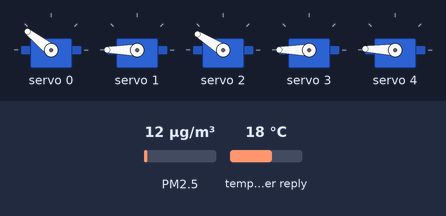
A sketch run on a simulated ESP8266 (NodeMCU). On the bench: 5 × servo. Inputs (shaded band) come from the test bench; at power-on: PM2.5 12 µg/m³, temperature in the weather reply 18 °C. WiFi joins after 1.5 s; servers stay silent unless stated; random numbers use the default seed unless the sketch sets one; no MQTT or app messages arrive unless stated; web services answer with replies made up by the test bench; what the sketch prints to the serial monitor is not drawn.

Above: at 2.7 s.
2.8 s: PM2.5 set to 6 µg/m³
At 4.3 s:
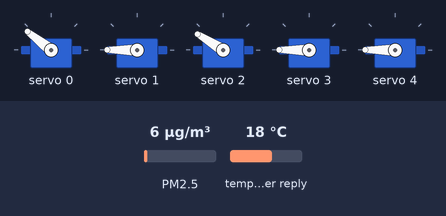
5.0 s: PM2.5 set to 150 µg/m³
At 6.4 s:
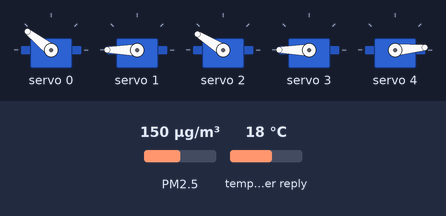
7.5 s: PM2.5 set to 75 µg/m³
At 8.9 s:
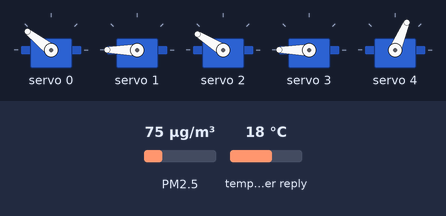
Timing chart, 0 to 10.5 s (numbered marks = the images above; inputs shaded):
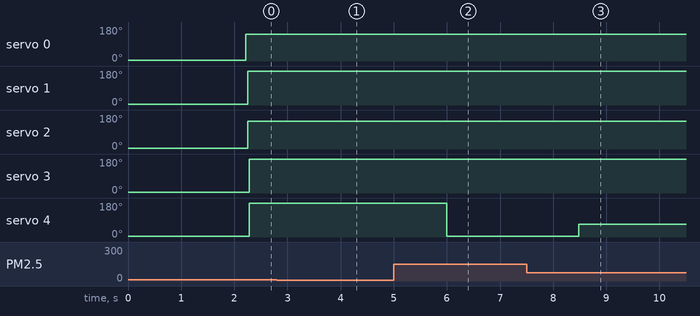

The sketch:

PhysicalDevice_Final.ino
```cpp
  #include <ESP8266WiFi.h>
#include <ESP8266HTTPClient.h>
#include <Arduino_JSON.h>
#include "secret.h"
#include <PubSubClient.h>

#include "Wire.h"
#include "Adafruit_PWMServoDriver.h"
Adafruit_PWMServoDriver pwm = Adafruit_PWMServoDriver(0x40);

#define MIN_PULSE_WIDTH 600
#define MAX_PULSE_WIDTH 2600
#define FREQUENCY 50

const char* ssid = SECRET_SSID;
const char* password = SECRET_PASS;
String apikey = SECRET_API;
const char* mqtt_server = SECRET_MQTTURL;
const char* mqttuser = SECRET_MQTTUSER;
const char* mqttpass = SECRET_MQTTPASS;

String Londonlat = "51.531307";
String Londonlon = "-0.117306";
//String HKlat = "22.302711";
//String HKlon = "114.177216";
String Jinanlat = "36.6667";
String Jinanlon = "116.9833";
String lat = "51.531307";
String lon = "-0.117306";

int AQIVal;
double NO2Val;
double O3Val;
double pm10Val;
double pm25Val;

// THE DEFAULT TIMER IS SET TO 10 SECONDS FOR TESTING PURPOSES
// For a final application, check the API call limits per hour/minute to avoid getting blocked/banned
unsigned long lastTime = 0;
// Timer set to 10 minutes
unsigned long timerDelay = 600000;
int Firsttime = 0;

String jsonBuffer;

#include <Servo.h>
Servo AQIservo;
Servo NO2servo;
Servo O3servo;
Servo pm10servo;
Servo pm25servo;

WiFiClient espClient;
PubSubClient client(espClient);
long lastMsg = 0;
char msg[50];
int value = 0;

void setup() {
  Serial.begin(9600);

  //Set the motors
  pwm.begin();
  pwm.setPWMFreq(FREQUENCY);

  pwm.setPWM(0, 0, pulseWidth(0)); //AQI
  pwm.setPWM(1, 0, pulseWidth(0)); //NO2
  pwm.setPWM(2, 0, pulseWidth(0)); //O3
  pwm.setPWM(3, 0, pulseWidth(0)); //PM10
  pwm.setPWM(4, 0, pulseWidth(0)); //PM2.5

  //connect to wifi
  startWifi();

  //Connect to MQTT
  client.setServer(mqtt_server, 1884);
  client.setCallback(callback);
  Serial.println("Timer set to 10 seconds (timerDelay variable), it will take 10 seconds before publishing the first reading.");
}

int pulseWidth(int angle) {
  int pulse_wide, analog_value;
  pulse_wide = map(angle, 0, 180, MIN_PULSE_WIDTH, MAX_PULSE_WIDTH);
  analog_value = int(float(pulse_wide) / 1000000 * FREQUENCY * 4096);
  return analog_value;
}

void loop() {
    while (WiFi.status() != WL_CONNECTED) {
    delay(500);
    Serial.print(".");
  }
    if (!client.connected()) {
    reconnect();
  }
  client.loop();
  // Send an HTTP GET request
  if ((millis() - lastTime) > timerDelay || Firsttime == 0) {
    // Check WiFi connection status
    if (WiFi.status() == WL_CONNECTED) {
      Firsttime == 1;
      //      String serverPath = "http://api.openweathermap.org/data/2.5/air_pollution?lat=51.531307&lon=-0.117306&appid=61b50eaef776915a03310a03116c54df";
      String serverPath = "http://api.openweathermap.org/data/2.5/air_pollution?lat=" + lat + "&lon=" + lon + "&appid=" + apikey;
      jsonBuffer = httpGETRequest(serverPath.c_str());
      Serial.println(jsonBuffer);
      JSONVar myObject = JSON.parse(jsonBuffer);

      // JSON.typeof(jsonVar) can be used to get the type of the var
      if (JSON.typeof(myObject) == "undefined") {
        Serial.println("Parsing input failed!");
        return;
      }

      //extract data from JSON object
      AQIVal = myObject["list"][0]["main"]["aqi"];
      NO2Val = myObject["list"][0]["components"]["no2"];
      O3Val = myObject["list"][0]["components"]["o3"];
      pm10Val = myObject["list"][0]["components"]["pm10"];
      pm25Val = myObject["list"][0]["components"]["pm2_5"];

      Serial.print("JSON object = ");
      Serial.println(myObject);
      Serial.print("AQI: ");
      Serial.println(AQIVal);
      Serial.print("NO2: ");
      Serial.println(NO2Val);
      Serial.print("O3: ");
      Serial.println(O3Val);
      Serial.print("PM10: ");
      Serial.println(pm10Val);
      Serial.print("PM2.5: ");
      Serial.println(pm25Val);

//      sendMQTT();

      //convert values into motor angles
      int AQIangle = map(round(AQIVal), 1, 5, 165, 15);
      int NO2angle = map(constrain(round(NO2Val), 0, 400), 0, 400, 180, 0);
      int O3angle = map(constrain(round(O3Val), 0, 240), 0, 240, 180, 0);
      int pm10angle = map(constrain(round(pm10Val), 0, 180), 0, 180, 180, 0);
      int pm25angle = map(constrain(round(pm25Val), 0, 110), 0, 110, 180, 0);


      //turn the motor
      //AQI
      pwm.setPWM(0, 0, pulseWidth(AQIangle));
      Serial.print("AQI Angle: ");
      Serial.println(AQIangle);
      //NO2
      pwm.setPWM(1, 0, pulseWidth(NO2angle));
      Serial.print("NO2 Angle: ");
      Serial.println(NO2angle);
      //O3
      pwm.setPWM(2, 0, pulseWidth(O3angle));
      Serial.print("O3 Angle: ");
      Serial.println(O3angle);
      //pm10
      pwm.setPWM(3, 0, pulseWidth(pm10angle));
      Serial.print("pm10 Angle: ");
      Serial.println(pm10angle);
      //pm25
      pwm.setPWM(4, 0, pulseWidth(pm25angle));
      Serial.print("pm25 Angle: ");
      Serial.println(pm25angle);


    }
    else {
      Serial.println("WiFi Disconnected");
    }
    lastTime = millis();
  }
}

void startWifi() {
  // We start by connecting to a WiFi network
  Serial.println();
  Serial.print("Connecting to ");
  Serial.println(ssid);
  WiFi.begin(ssid, password);

  // check to see if connected and wait until you are
  while (WiFi.status() != WL_CONNECTED) {
    delay(500);
    Serial.print(".");
  }
  Serial.println("");
  Serial.println("WiFi connected");
  Serial.print("IP address: ");
  Serial.println(WiFi.localIP());
}

String httpGETRequest(const char* serverName) {
  WiFiClient client;
  HTTPClient http;

  // Your IP address with path or Domain name with URL path
  http.begin(client, serverName);

  // Send HTTP POST request
  int httpResponseCode = http.GET();

  String payloadhttp = "{}";

  if (httpResponseCode > 0) {
    Serial.print("HTTP Response code: ");
    Serial.println(httpResponseCode);
    payloadhttp = http.getString();
  }
  else {
    Serial.print("Error code: ");
    Serial.println(httpResponseCode);
  }
  // Free resources
  http.end();

  return payloadhttp;
}

//void sendMQTT() {
//
//  if (!client.connected()) {
//    reconnect();
//  }
//  client.loop();
//  snprintf (msg, 50, "%i", AQIVal);
//  Serial.print("Publish message: ");
//  Serial.println(msg);
//  client.publish("student/CASA0019/group1/API/AQI", msg);
//
//  snprintf (msg, 50, "%.2f", NO2Val);
//  Serial.print("Publish message: ");
//  Serial.println(msg);
//  client.publish("student/CASA0019/group1/API/NO2", msg);
//
//  snprintf (msg, 50, "%.2f", O3Val);
//  Serial.print("Publish message: ");
//  Serial.println(msg);
//  client.publish("student/CASA0019/group1/API/O3", msg);
//
//  snprintf (msg, 50, "%.2f", pm10Val);
//  Serial.print("Publish message: ");
//  Serial.println(msg);
//  client.publish("student/CASA0019/group1/API/pm10", msg);
//
//  snprintf (msg, 50, "%.2f", pm25Val);
//  Serial.print("Publish message: ");
//  Serial.println(msg);
//  client.publish("student/CASA0019/group1/API/pm25", msg);
//}

void callback(char* topic, byte* payload, unsigned int length) {
  Serial.print("Message arrived [");
  Serial.print(topic);
  Serial.print("] ");
  for (int i = 0; i < length; i++) {
    Serial.print((char)payload[i]);
  }
  Serial.println();

  if ((char)payload[0] == '1') {
    Serial.println("Payload: TowerBridge_Clicked");
    lat = Londonlat;
    lon = Londonlon;
  } else if ((char)payload[0] == '2') {
    Serial.println("Payload: LondonEye_Clicked");
    lat = Jinanlat;
    lon = Jinanlon;
  }

}

void reconnect() {
  // Loop until we're reconnected
  while (!client.connected()) {
    Serial.print("Attempting MQTT connection...");
    // Create a random client ID
    String clientId = "ESP8266Client-";
    clientId += String(random(0xffff), HEX);
    // Attempt to connect
    if (client.connect(clientId.c_str(), mqttuser, mqttpass)) {
      Serial.println("connected");
      // ... and resubscribe
      client.subscribe("student/CASA0019/group1/App");
    } else {
      Serial.print("failed, rc=");
      Serial.print(client.state());
      Serial.println(" try again in 5 seconds");
      // Wait 5 seconds before retrying
      delay(100);
    }
  }
}
```

secret.h
```cpp
//#define SECRET_SSID "CE-Hub"
//#define SECRET_PASS "()c454,w1f1"

#define SECRET_SSID "AC-Flip-5G"
#define SECRET_PASS "qnru2630"

#define SECRET_API "61b50eaef776915a03310a03116c54df"
#define SECRET_MQTTUSER "student"
#define SECRET_MQTTPASS "ce2021-mqtt-forget-whale"
#define SECRET_MQTTURL "mqtt.cetools.org"
```

Measured:
- after the input at 2.8 s, servo 4: 178° → 180° after 0.72 s
- after the input at 5.0 s, servo 4: 180° → 5° after 1.0 s
- after the input at 7.5 s, servo 4: 5° → 67° after 0.98 s
